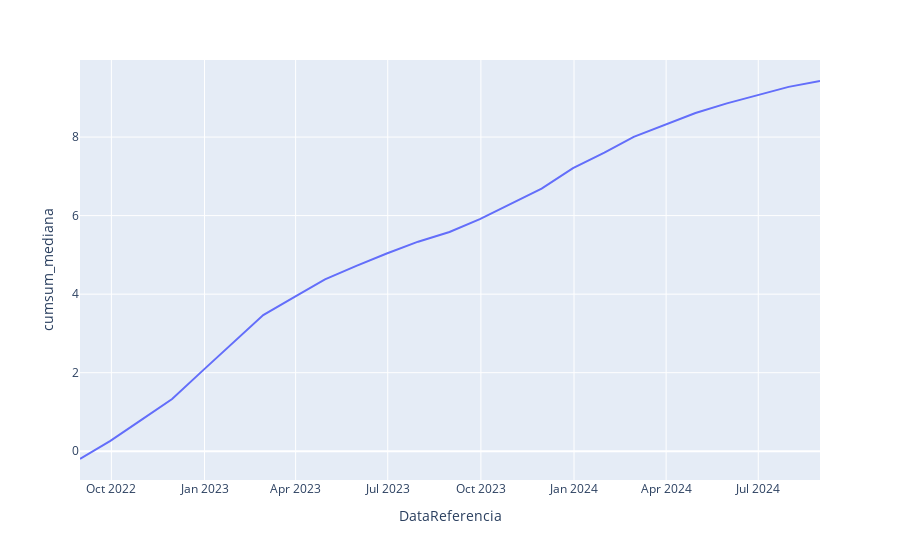

Here is the notebook cell this chart was saved with:
### Code cell
# Gráfico iterativo utilizando o plotly
fig=px.line(df_ipca_from_now,x='DataReferencia',y='cumsum_mediana')
# Gerando arquivo com o resultado
# plotly.offline.plot(fig, show_link = True,filename=f'./output/tx_desocupacao_forcast.html')
fig.show()

### Figure 1 — Plotly figure (JSON) as saved in the notebook; plotly's stock layout.template omitted (floating-point values rounded to 4 significant figures)
{"data": [{"hovertemplate": "DataReferencia=%{x}<br>cumsum_mediana=%{y}<extra></extra>", "legendgroup": "", "line": {"color": "#636efa", "dash": "solid"}, "marker": {"symbol": "circle"}, "mode": "lines", "name": "", "orientation": "v", "showlegend": false, "type": "scatter", "x": ["2022-08-31", "2022-09-30", "2022-10-31", "2022-11-30", "2022-12-31", "2023-01-31", "2023-02-28", "2023-03-31", "2023-04-30", "2023-05-31", "2023-06-30", "2023-07-31", "2023-08-31", "2023-09-30", "2023-10-31", "2023-11-30", "2023-12-31", "2024-01-31", "2024-02-29", "2024-03-31", "2024-04-30", "2024-05-31", "2024-06-30", "2024-07-31", "2024-08-31"], "xaxis": "x", "y": [-0.197, 0.2655, 0.8058, 1.331, 2.072, 2.799, 3.467, 3.932, 4.377, 4.72, 5.037, 5.337, 5.582, 5.912, 6.307, 6.687, 7.207, 7.605, 8.005, 8.305, 8.612, 8.857, 9.067, 9.277, 9.427], "yaxis": "y"}], "layout": {"legend": {"tracegroupgap": 0}, "margin": {"t": 60}, "xaxis": {"anchor": "y", "domain": [0, 1], "title": {"text": "DataReferencia"}}, "yaxis": {"anchor": "x", "domain": [0, 1], "title": {"text": "cumsum_mediana"}}}}
